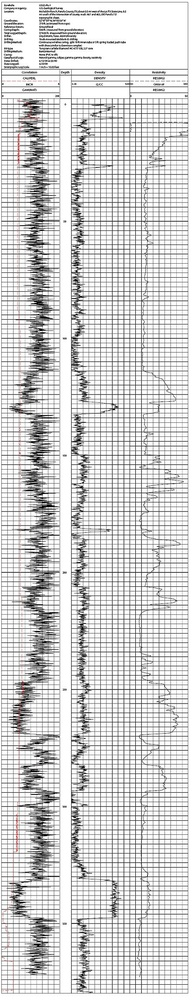
#> input picture data/fieldprint.jpg, 192 x 1000 px, shrunk from 440 x 2287 before the run
$ jupyter execute --allow-errors remove-gridlines-from-image-by-histogram.ipynb   (shell and % lines are left out)
#> lines starting #> are read from the running program, lines starting #| are printed output that depends on the picture; after the words box and inside, x2 and y2 are one past the last pixel; in counts of white or black regions, pixels touching at a corner belong together
[cell 1]
from IPython.core.interactiveshell import InteractiveShell
InteractiveShell.ast_node_interactivity = "all"

import matplotlib.pyplot as plt

import cv2
import numpy as np
import statistics as stats

### Load image

[cell 2]
src = cv2.imread('../data/fieldprint.jpg'); src.shape
#> further down, src is the input picture: shape (1000, 192, 3); mean B, G, R 208.6, 208.6, 208.8
###
# OpenCV uses BGR as its default colour order for images, matplotlib uses RGB.
# When you display an image loaded with OpenCv in matplotlib the channels will be back to front.
# The easiest way of fixing this is to use OpenCV to explicitly convert it back to RGB
###

plt.figure(figsize=(20,40))
#> (this line was passed over: IPython is not available in this run)
#> (the rest of this cell did not finish here and is left out)

### BGR to Gray scale

[cell 3]
# Transform source image to gray if it is not already
if len(src.shape) != 2:
    gray = cv2.cvtColor(src, cv2.COLOR_BGR2GRAY)
else:
    gray = src

[cell 4]
plt.figure(figsize=(20,40))
#> (this line was passed over: IPython is not available in this run)
#> (the rest of this cell did not finish here and is left out)

### Gray scale to Binary

[cell 5]
# Apply adaptiveThreshold at the bitwise_not of gray, notice the ~ symbol
gray = cv2.bitwise_not(gray)
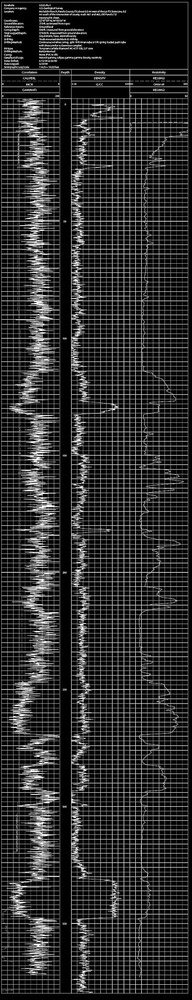
#> gray: shape (1000, 192); min 0, max 255, mean 46.3
bw = cv2.adaptiveThreshold(gray, 255, cv2.ADAPTIVE_THRESH_MEAN_C, cv2.THRESH_BINARY, 15, -2)
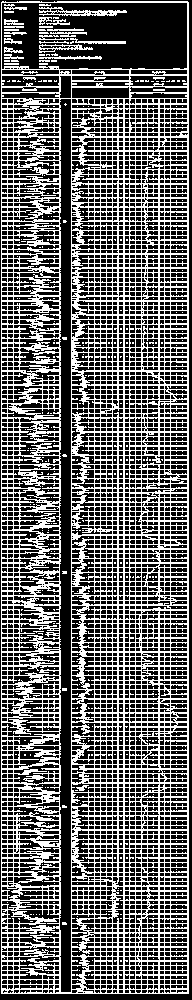
#> bw: shape (1000, 192); 39.8% white in thin lines or dots

[cell 6]
plt.figure(figsize=(20,40))
#> (this line was passed over: IPython is not available in this run)
#> (the rest of this cell did not finish here and is left out)

### Histogram

[cell 7]
bw.shape
vertSum = np.sum(bw,0)
#> vertSum = 192 values, max 252960 at index 1, min 0 at index 0, mean 101367.8
horzSum = np.sum(bw,1)
#> horzSum = 1000 values, max 47940 at index 2, min 0 at index 0, mean 19462.6

[cell 8]
plt.figure(figsize=(20, 5))
#> (this line was passed over: IPython is not available in this run)

#> (the rest of this cell did not finish here and is left out)

### By means of Histogram: vertical and horizontal lines

[cell 9]
def interpolate(histogram, histoKeep_mask):

    histo_keep = histogram * histoKeep_mask;
    histo_keep = histo_keep.astype('float')
    histo_keep[histo_keep==0] = np.nan;

    not_nan = np.logical_not(np.isnan(histo_keep))
    indices = np.arange(len(histo_keep))
    histo_keep_interp = np.interp(indices, indices[not_nan], histo_keep[not_nan])

    return(histo_keep_interp)

[cell 10]
def getMask(window_size, delta, histogram):

    histoMedian = np.zeros(0)

    for i in range(len(histogram)):
        histoMedian = np.append(histoMedian, stats.median(histogram[i:i+window_size])) # note the tail will be taking less than 10 elements

    histoKeep_mask = histogram <= (histoMedian + histoMedian*delta)

    histo_keep_interp = interpolate(histogram, histoKeep_mask)

    return(histo_keep_interp)

[cell 11]
def removeLines(window_size, delta, histogram):
    histo_keep_interp = getMask(window_size, delta, histogram)
    histoKeepInterp_mask = histogram <= histo_keep_interp;
    return(histoKeepInterp_mask)

[cell 12]
window_size = 10
delta = 0.25
horzKeepInterp_mask = []
vertKeepInterp_mask = []

horzKeepInterp_mask = removeLines(window_size, delta, horzSum);
#> the loop in getMask, `for i in range(len(histogram)):` made 1000 passes
#> histoMedian on passes 1 to 3: [5737.5], [5737.5, 7777.5], [5737.5, 7777.5, 7777.5]
#> after the loop in getMask, `for i in range(len(histogram)):`: histoMedian = 1000 values, max 21675 at index 984, min 0 at index 990, mean 12487
#> in interpolate, `histo_keep = histogram * histoKeep_mask;`: histo_keep = 1000 values, max 19125 at index 398, min 0 at index 0, mean 7286.4
#> in interpolate, `indices = np.arange(len(histo_keep))`: indices = 1000 values from 0 to 999
#> in interpolate, `histo_keep_interp = np.interp(indices, indices[not_nan], histo_keep[no..`: histo_keep_interp = 1000 values, max 19125 at index 398, min 765 at index 0, mean 10843
vertKeepInterp_mask = removeLines(window_size, delta, vertSum);
#> the loop in getMask (call 2), `for i in range(len(histogram)):` made 192 passes
#> histoMedian on passes 1 to 3: [81727.5], [81727.5, 81727.5], [81727.5, 81727.5, 78795]

### Display

[cell 13]
new2 = bw.T * horzKeepInterp_mask
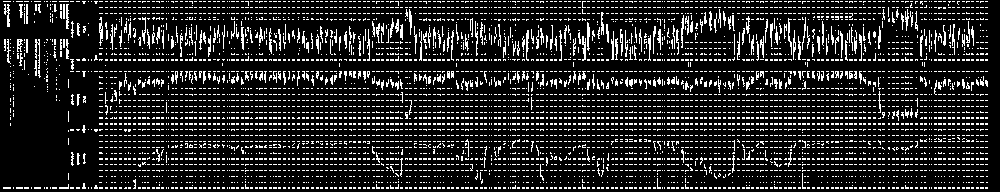
#> new2: shape (192, 1000); 14.9% white in thin lines or dots

plt.figure(figsize=(20,40))
#> (this line was passed over: IPython is not available in this run)

#> (the rest of this cell did not finish here and is left out)

[cell 14]
new2 = bw * vertKeepInterp_mask
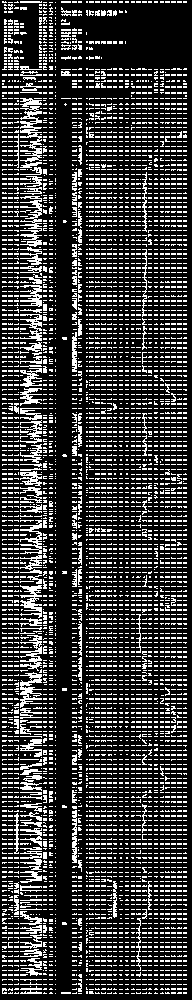
#> new2: shape (1000, 192); 23% white in thin lines or dots
new2 = new2.T * horzKeepInterp_mask
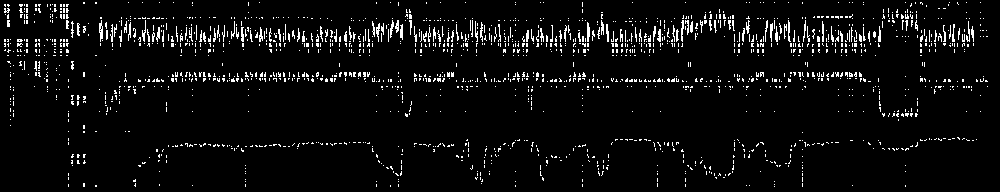
#> new2: shape (192, 1000); 5.1% white in thin lines or dots

plt.figure(figsize=(20,40))
#> (this line was passed over: IPython is not available in this run)

#> (the rest of this cell did not finish here and is left out)

### Morph

[cell 15]
new3 = np.copy(new2.T)
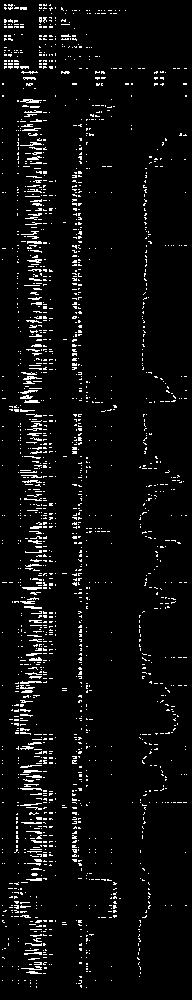
#> new3: shape (1000, 192); 5.1% white in thin lines or dots

kernel = np.ones((3,3),np.uint8)

plt.figure(figsize=(20,40))
#> (this line was passed over: IPython is not available in this run)

_ = plt.subplot(1,3,1)
_ = plt.imshow(new3, cmap='gray')

new3 = cv2.dilate(new3, kernel, iterations=1)
new3 = cv2.erode(new3, kernel, iterations=1)

_ = plt.subplot(1,3,2)
_ = plt.imshow(new3, cmap='gray')

$ run again, with data/0000_nir.jpg copied over data/fieldprint.jpg
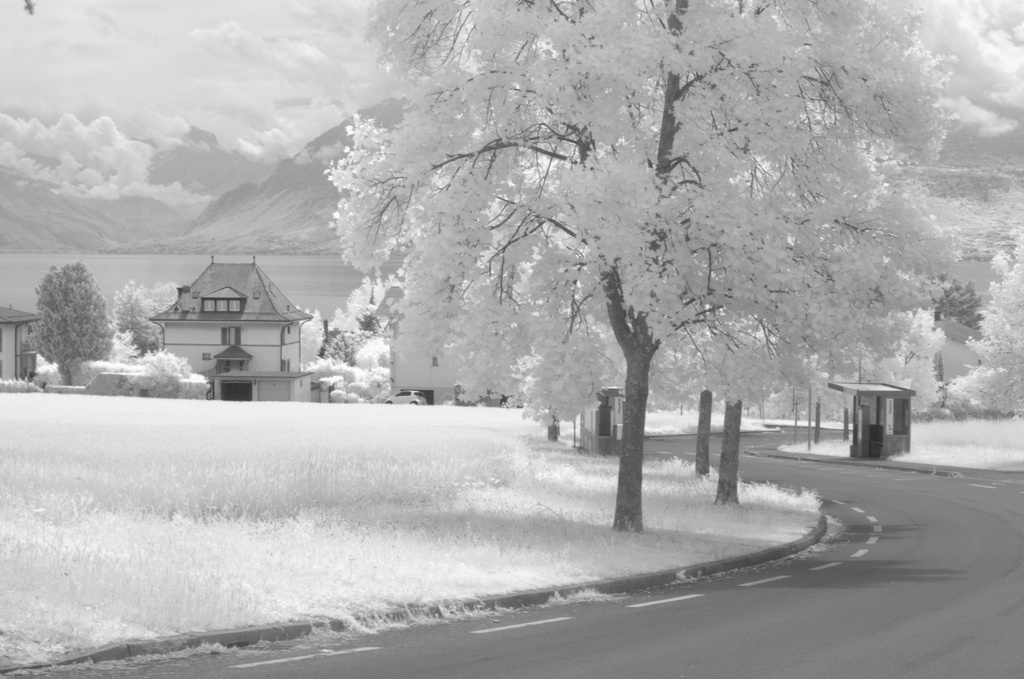
#> input picture data/0000_nir.jpg, 1024 x 679 px
#> src is the input picture: shape (679, 1024, 3); min 42, max 255, mean 174
#> `bw = cv2.adaptiveThreshold(gray, 255, cv2.ADAPTIVE_THRESH_MEAN_C, cv2...`:
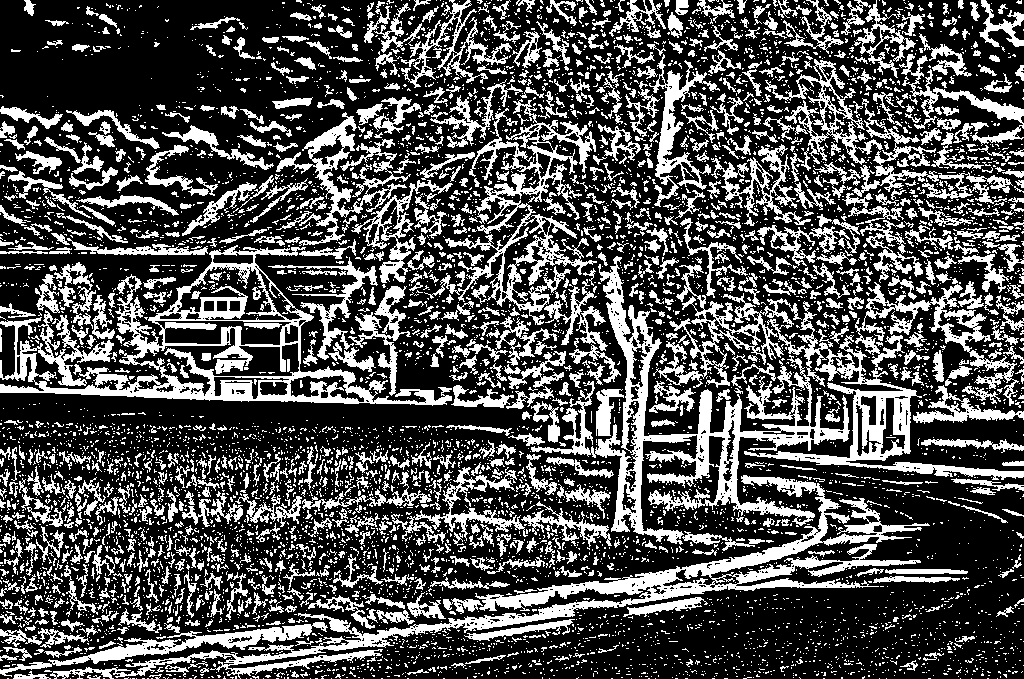
#> bw: shape (679, 1024); 31.2% white; 6923 white regions (5854 under 20 px), largest, box (x1, y1, x2, y2) and area: (50, 475, 930, 679) 15620, (0, 245, 452, 406) 15237, (531, 256, 850, 545) 14434
#> vertSum = 1024 values, max 79050 at index 639, min 35700 at index 10, mean 54096.6
#> horzSum = 679 values, max 151470 at index 392, min 29835 at index 677, mean 81583.1
#> the loop in getMask, `for i in range(len(histogram)):` made 679 passes
#> histoMedian on passes 1 to 3: [58777.5], [58777.5, 59925], [58777.5, 59925, 61200]
#> after the loop in getMask, `for i in range(len(histogram)):`: histoMedian = 679 values, max 131580 at index 387, min 36720 at index 677, mean 81324
#> histo_keep = 679 values, max 151470 at index 392, min 0 at index 46, mean 76533.8
#> indices = 679 values from 0 to 678
#> in interpolate, `histo_keep_interp = np.interp(indices, indices[not_nan], histo_keep[no..`: histo_keep_interp = 679 values, max 151470 at index 392, min 29835 at index 677, mean 80901.7
#> the loop in getMask (call 2), `for i in range(len(histogram)):` made 1024 passes
#> histoMedian on passes 1 to 3: [39142.5], [39142.5, 38887.5], [39142.5, 38887.5, 38377.5]
#> `new3 = np.copy(new2.T)`:
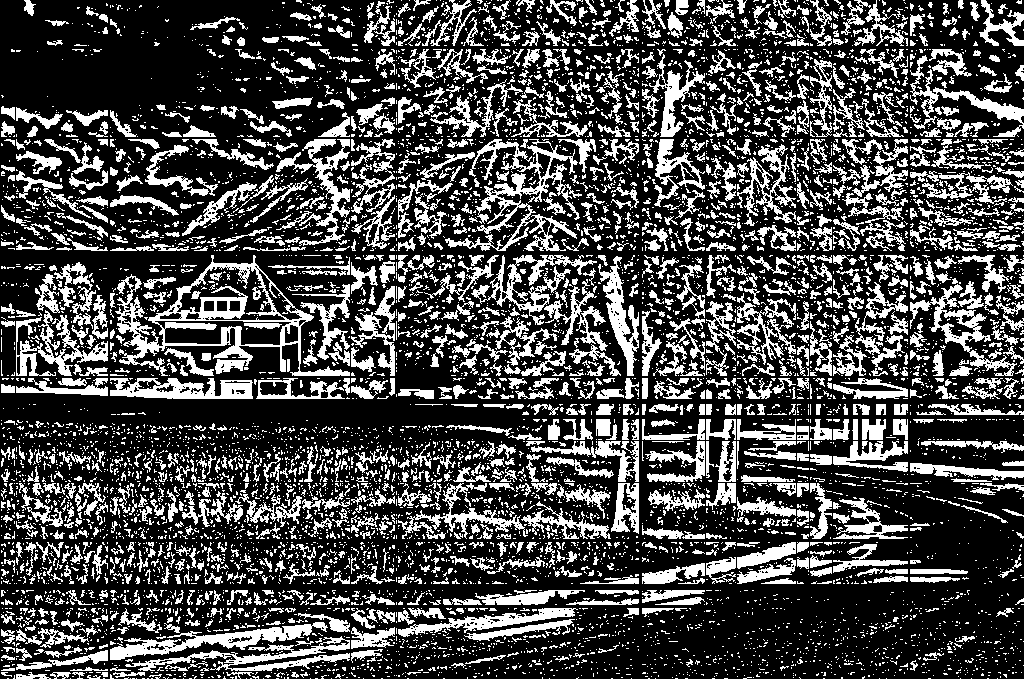
#> new3: shape (679, 1024); 28.7% white; 7861 white regions (6493 under 20 px), largest, box (x1, y1, x2, y2) and area: (115, 255, 350, 376) 6154, (445, 139, 582, 251) 4016, (110, 622, 328, 660) 2448

$ run again, with data/13cam6-952.JPG copied over data/fieldprint.jpg
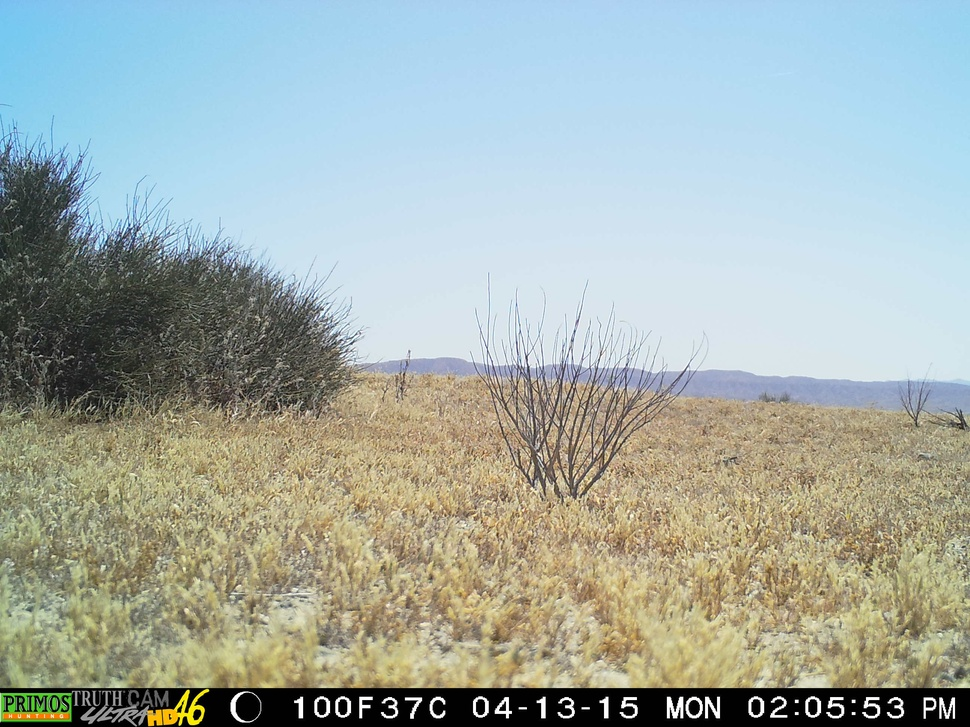
#> input picture data/13cam6-952.JPG, 970 x 727 px, shrunk from 2592 x 1944 before the run
#> src is the input picture: shape (727, 970, 3); mean B, G, R 167.7, 173.6, 162.8
#> `bw = cv2.adaptiveThreshold(gray, 255, cv2.ADAPTIVE_THRESH_MEAN_C, cv2...`:
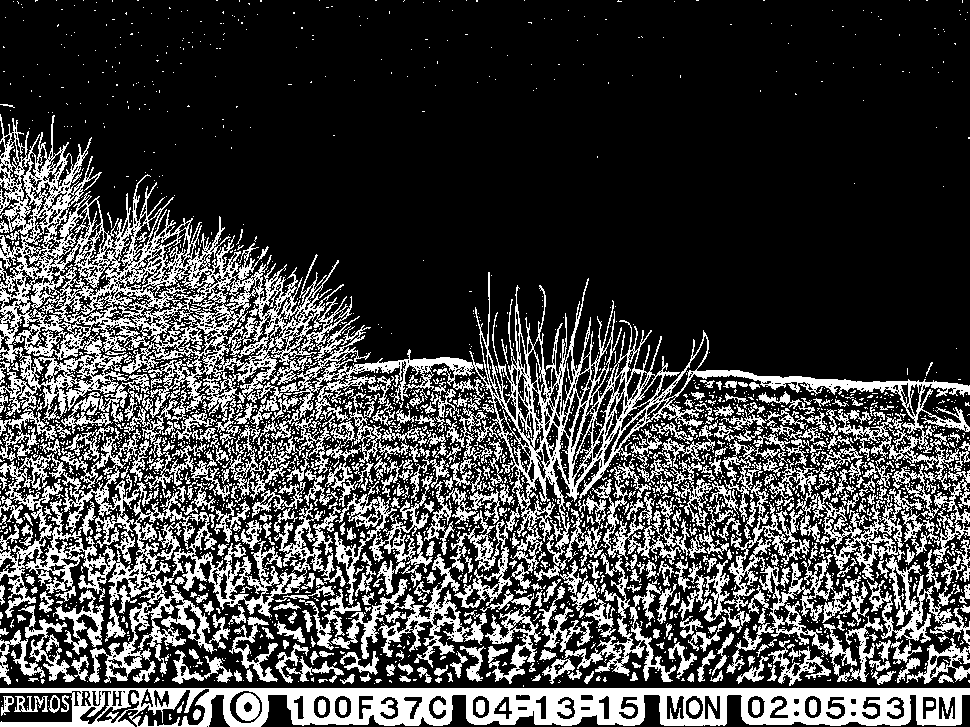
#> bw: shape (727, 970); 26.8% white; 2717 white regions (2297 under 20 px), largest, box (x1, y1, x2, y2) and area: (0, 114, 970, 589) 57296, (0, 688, 970, 727) 22640, (0, 453, 346, 683) 15826
#> vertSum = 970 values, max 86445 at index 52, min 27540 at index 934, mean 49660.3
#> horzSum = 727 values, max 247350 at index 688, min 0 at index 30, mean 66259.3
#> the loop in getMask, `for i in range(len(histogram)):` made 727 passes
#> histoMedian on passes 1 to 3: [637.5], [637.5, 637.5], [637.5, 637.5, 637.5]
#> after the loop in getMask, `for i in range(len(histogram)):`: histoMedian = 727 values, max 221340 at index 685, min 127.5 at index 49, mean 67008.5
#> histo_keep = 727 values, max 247350 at index 688, min 0 at index 0, mean 62630.4
#> indices = 727 values from 0 to 726
#> in interpolate, `histo_keep_interp = np.interp(indices, indices[not_nan], histo_keep[no..`: histo_keep_interp = 727 values, max 247350 at index 688, min 255 at index 5, mean 65865.2
#> the loop in getMask (call 2), `for i in range(len(histogram)):` made 970 passes
#> histoMedian on passes 1 to 3: [76117.5], [76117.5, 75862.5], [76117.5, 75862.5, 74842.5]
#> `new3 = np.copy(new2.T)`:
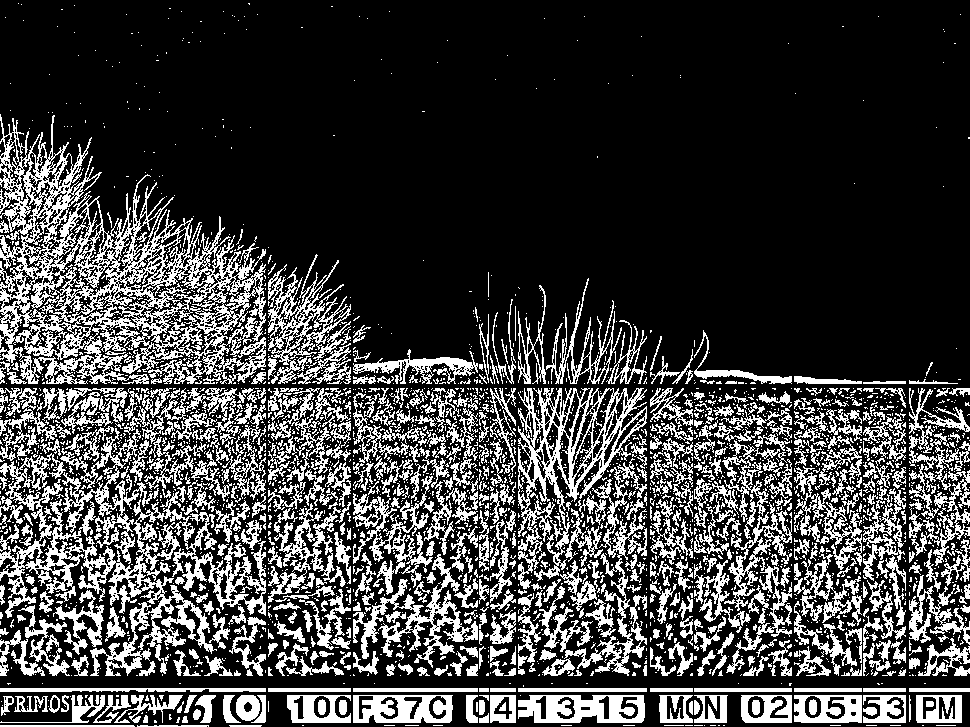
#> new3: shape (727, 970); 25% white; 3042 white regions (2445 under 20 px), largest, box (x1, y1, x2, y2) and area: (0, 114, 266, 384) 25126, (0, 453, 266, 676) 13328, (518, 388, 647, 589) 6894
